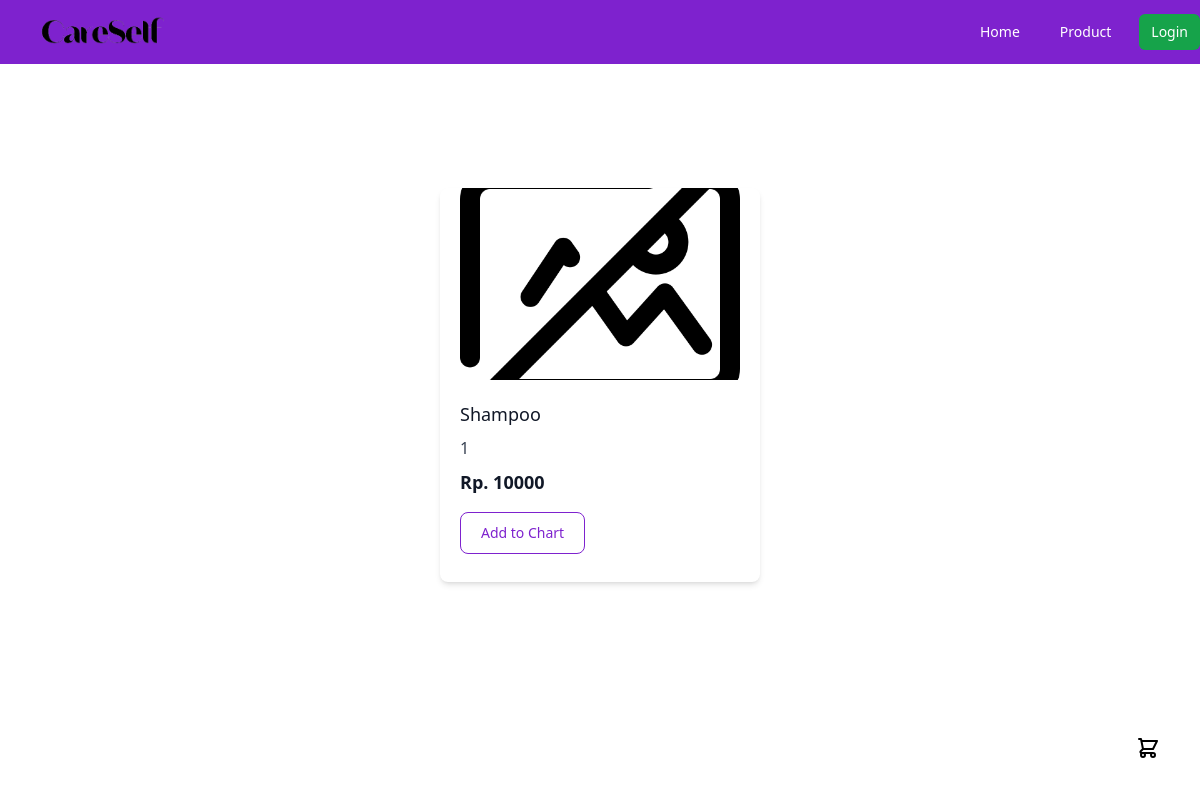
Page /List_Produk.php on the earlier database version.
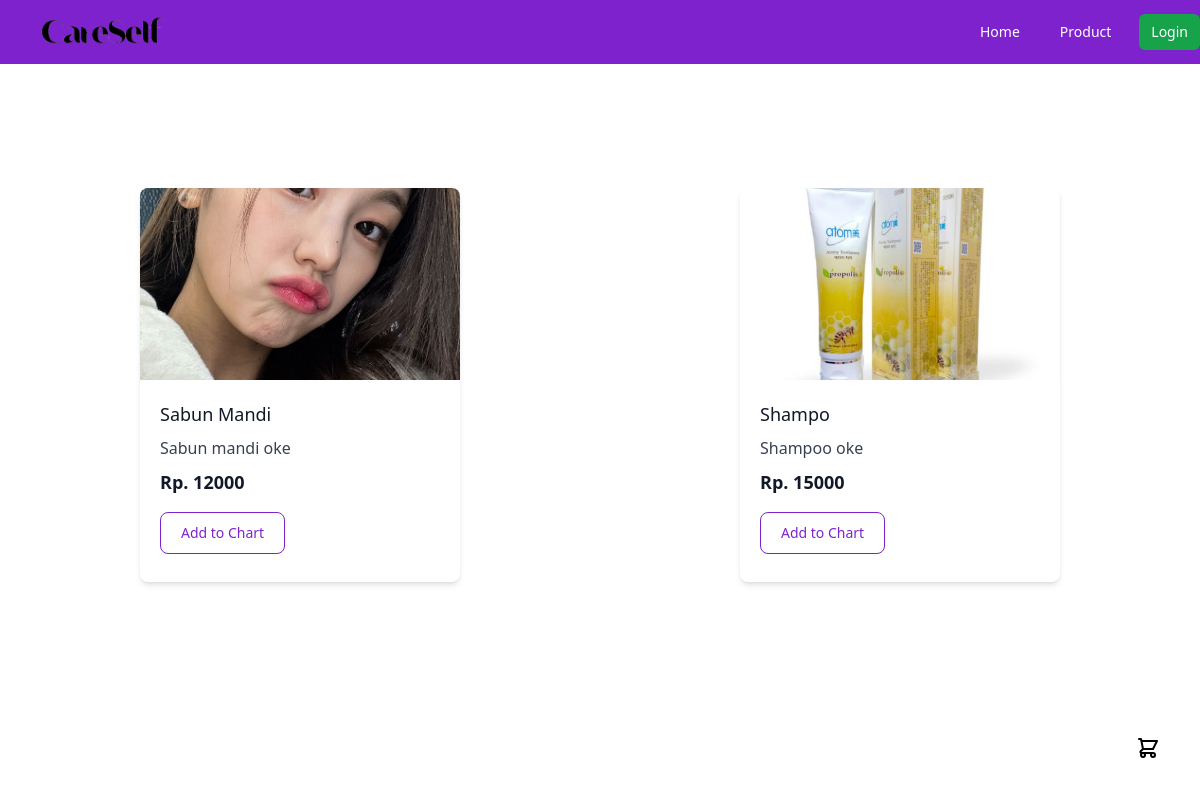
Same page on the later database version.
### tables this page shows
CREATE TABLE `produk` (
  `id` int(11) NOT NULL,
  `tanggal` date NOT NULL,
  `nama_produk` varchar(255) NOT NULL,
  `harga` int(100) NOT NULL,
  `stok` int(100) NOT NULL,
  `produk_terjual` int(100) NOT NULL,
  `deskripsi` text NOT NULL,
  `foto` blob NOT NULL
);

### config.php (called while the page is built, shortened)
<?php
$hostName = 'localhost';
$username = 'root';
$password = '';
$database_name = 'manage_perusahaan';
$conn = new mysqli($hostName, $username, $password, $database_name);
function ambilData($data){
    global $conn;
    $hasil = mysqli_query($conn,$data);
    $penammpung = [];
    while ( $perData = mysqli_fetch_assoc($hasil) ){
        $penammpung[] = $perData;
    }
     return $penammpung;
}
?>

### List_Produk.php (the view, shortened to what this page needs)
<?php
require 'config.php';
$produk = ambilData("SELECT * FROM produk");
?>
<!DOCTYPE html>
<html lang="en">
<head>
    <script src="https://cdn.tailwindcss.com"></script>
</head>
<body>
 <!DOCTYPE html>
 <html lang="en">
 <head>
     <script src="https://cdn.tailwindcss.com"></script>
     <link rel="stylesheet" href="https://cdnjs.cloudflare.com/ajax/libs/font-awesome/6.4.2/css/all.min.css"
 />
 </head>
 <body>
 <?php include('navbar.php') ?>
 </body>
<div class="flex flex-wrap m-auto justify-between mt-20" style="max-width: 100%;">
         <div class="bottom-0 right-0 h-16 w-16 fixed z-40">
         <a class="flex items-center hover:text-gray-900" href="chart.php">
         </a>
         </div>
         <?php
         foreach($produk as $p) :
            ?>
      <div class="mx-auto mt-11 w-80 transform overflow-hidden rounded-lg bg-white dark:bg-slate-800 shadow-md duration-300 hover:scale-105 hover:shadow-lg">
        <img class="h-48 w-full object-cover object-center" src="<?= ($p['foto'] == '') ? 'img/default.png' : $p['foto']; ?>" alt="Product Image"  style="background-size: cover;"/>
        <div class="p-5">
          <h2 class="mb-2 text-lg font-medium dark:text-white text-gray-900"><?= $p['nama_produk']; ?></h2>
          <p class="mb-2 text-base dark:text-gray-300 text-gray-700"><?= $p['deskripsi']; ?></p>
          <div class="flex items-center">
            <p class="mr-2 text-lg font-semibold text-gray-900 dark:text-white">Rp. <?= $p['harga']; ?></p>
          </div>
          <p class="mt-4 text-sm text-gray-600 dark:text-gray-400">
            <form action="" method="post">
            <button type="submit" name="submit" class="text-purple-700 hover:text-white border border-purple-700 hover:bg-purple-800 focus:ring-4 focus:outline-none focus:ring-purple-300 font-medium rounded-lg text-sm px-5 py-2.5 text-center me-2 mb-2 dark:border-purple-400 dark:text-purple-400 dark:hover:text-white dark:hover:bg-purple-500 dark:focus:ring-purple-900">
                Add to Chart
            </button>
            </form>
        </p>
        </div>
      </div>
                <?php
             endforeach;
             ?>
        </div>
</body>
</html>

### navbar.php (shortened to what this page needs)
<nav class="bg-purple-700">
        <div class="max-w-7xl">
          <div class=" flex h-16 items-center">
            <div class="flex flex-1 ">
              <div class="flex flex-shrink-0">
                <img class="h-8 w-auto" src="CareSelf.png" alt="Your Company" onclick="window.location.href = 'index.php';">
              </div>
            </div>
            <div class="flex flex-2 space-x-4">
              <a href="./index.php" class=" text-white hover:bg-gray-700 rounded-md px-3 py-2 text-sm font-medium" aria-current="page">Home</a>
              <a href="./list_produk.php" class="text-white hover:bg-gray-700 hover:text-white rounded-md px-3 py-2 text-sm font-medium">Product</a>
              <?php if(isset($_SESSION['login'])) { ?>
              <a href="logout.php" class="bg-red-600 text-white hover:bg-gray-700 hover:text-white rounded-md px-3 py-2 text-sm font-medium">Logout</a>
                <?php } else { ?>
              <a href="login.php" class="bg-green-600 text-white hover:bg-gray-700 hover:text-white rounded-md px-3 py-2 text-sm font-medium">Login</a>
                  <?php } ?>
              </div>
                </div>
              </div>
      </nav>

Differences in the rows shown:
removed produk: nama_produk "Shampoo", deskripsi "1", harga "10000"
added produk: foto (picture), nama_produk "Sabun Mandi", deskripsi "Sabun mandi oke", harga "12000"
added produk: foto (picture), nama_produk "Shampo", deskripsi "Shampoo oke", harga "15000"
